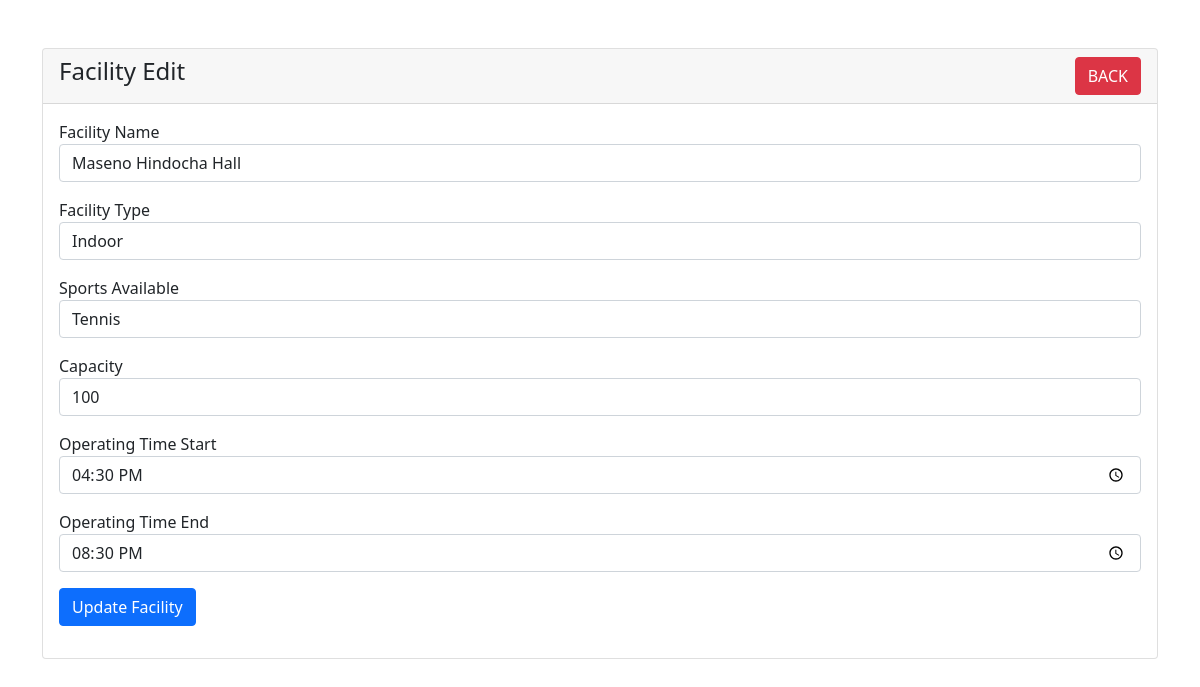
Page /admin/facility_edit.php?id=1 on the committed database.
### tables this page shows
CREATE TABLE `facilities` (
  `id` int(11) NOT NULL,
  `facility_name` varchar(255) NOT NULL,
  `facility_type` enum('indoor','outdoor','arena') NOT NULL,
  `sports_available` text DEFAULT NULL,
  `capacity` int(11) DEFAULT NULL,
  `operating_time_start` time DEFAULT NULL,
  `operating_time_end` time DEFAULT NULL
);

CREATE TABLE `sports` (
  `id` int(11) NOT NULL,
  `sport_name` varchar(255) NOT NULL,
  `sport_type` enum('single','double','team') NOT NULL,
  `game_type` enum('per_meter','per_quarter','per_half','per_inning','per_set','per_period','per_round') NOT NULL,
  `number_of_players` int(11) NOT NULL,
  `facility_type` enum('indoor','outdoor') NOT NULL
);

### includes/facility.inc.php (called while the page is built, shortened)
<?php
require 'dbh.inc.php';
function fetchSports() {
    global $pdo;
    try {
        $stmt = $pdo->query("SELECT Sport_name FROM sports");
        $sports = $stmt->fetchAll(PDO::FETCH_ASSOC);
        return $sports;
    } catch (PDOException $e) {
        echo "Error: " . $e->getMessage();
        return array();
    }
}
?>

### admin/facility_edit.php (the view, shortened to what this page needs)
<?php
require '../includes/dbh.inc.php';
include('../includes/facility.inc.php');
$sports = fetchSports();
?>
<!doctype html>
<html lang="en">
<head>
    <link href="https://cdn.jsdelivr.net/npm/bootstrap@5.1.3/dist/css/bootstrap.min.css" rel="stylesheet">
</head>
<body>
<div class="container mt-5">
    <div class="row">
        <div class="col-md-12">
            <div class="card">
                <div class="card-header">
                    <h4>Facility Edit
                        <a href="facility_details.php" class="btn btn-danger float-end">BACK</a>
                    </h4>
                </div>
                <div class="card-body">
                    <?php
                    if(isset($_GET['id']))
                    {
                        $facility_id = mysqli_real_escape_string($con, $_GET['id']);
                        $query ="SELECT * FROM facilities WHERE id='$facility_id'";
                        $query_run = mysqli_query($con, $query);
                        if(mysqli_num_rows($query_run) >0)
                        {
                            $facility = mysqli_fetch_array($query_run);
                            ?>
                            <form action="../includes/facility.inc.php" method="POST">
                                <div class="mb-3">
                                    <label for="facility_name">Facility Name</label>
                                    <input type="text" id="facility_name" name="facility_name" value="<?=$facility['facility_name'];?>" class="form-control" maxlenght="30">
                                </div>
                                <div class="mb-3">
                                    <label for="facility_type">Facility Type</label>
                                    <select id="facility_type" name="facility_type" class="form-control">
                                        <option value="indoor" <?php if($facility['facility_type'] == 'indoor') echo 'selected'; ?>>Indoor</option>
                                    </select>
                                </div>
                                <div class="mb-3">
                                    <label for="sports_available">Sports Available</label>
                                    <select id="sports_available" name="sports_available" class="form-control">
                                        <?php foreach ($sports as $sport): ?>
                                            <option value="<?php echo $sport['Sport_name']; ?>" <?php if($sport['Sport_name'] == $facility['sports_available']) echo 'selected'; ?>><?php echo $sport['Sport_name']; ?></option>
                                        <?php endforeach; ?>
                                    </select>
                                </div>
                                <div class="mb-3">
                                    <label for="capacity">Capacity</label>
                                    <input type="number" id="capacity" name="capacity" value="<?=$facility['capacity'];?>" class="form-control" max="1000">
                                </div>
                                <div class="mb-3">
                                    <label for="operating_time_start">Operating Time Start</label>
                                    <input type="time" id="operating_time_start" name="operating_time_start" value="<?=$facility['operating_time_start'];?>" class="form-control">
                                </div>
                                <div class="mb-3">
                                    <label for="operating_time_end">Operating Time End</label>
                                    <input type="time" id="operating_time_end" name="operating_time_end" value="<?=$facility['operating_time_end'];?>" class="form-control">
                                </div>
                                <div class="mb-3">
                                    <button type="submit" name="update_facility" class="btn btn-primary">Update Facility</button>
                                </div>
                            </form>
                        <?php
                        }
                        else {
                            echo "<h4>No such ID Found</h4>";
                        }
                    }
                    ?>
                </div>
            </div>
        </div>
    </div>
</div>
</body>
</html>

### rows in the picture
facilities: facility_name "Maseno Hindocha Hall", facility_type "Indoor", sports_available "Tennis", capacity "100", operating_time_start "16:30:00", operating_time_end "20:30:00"
